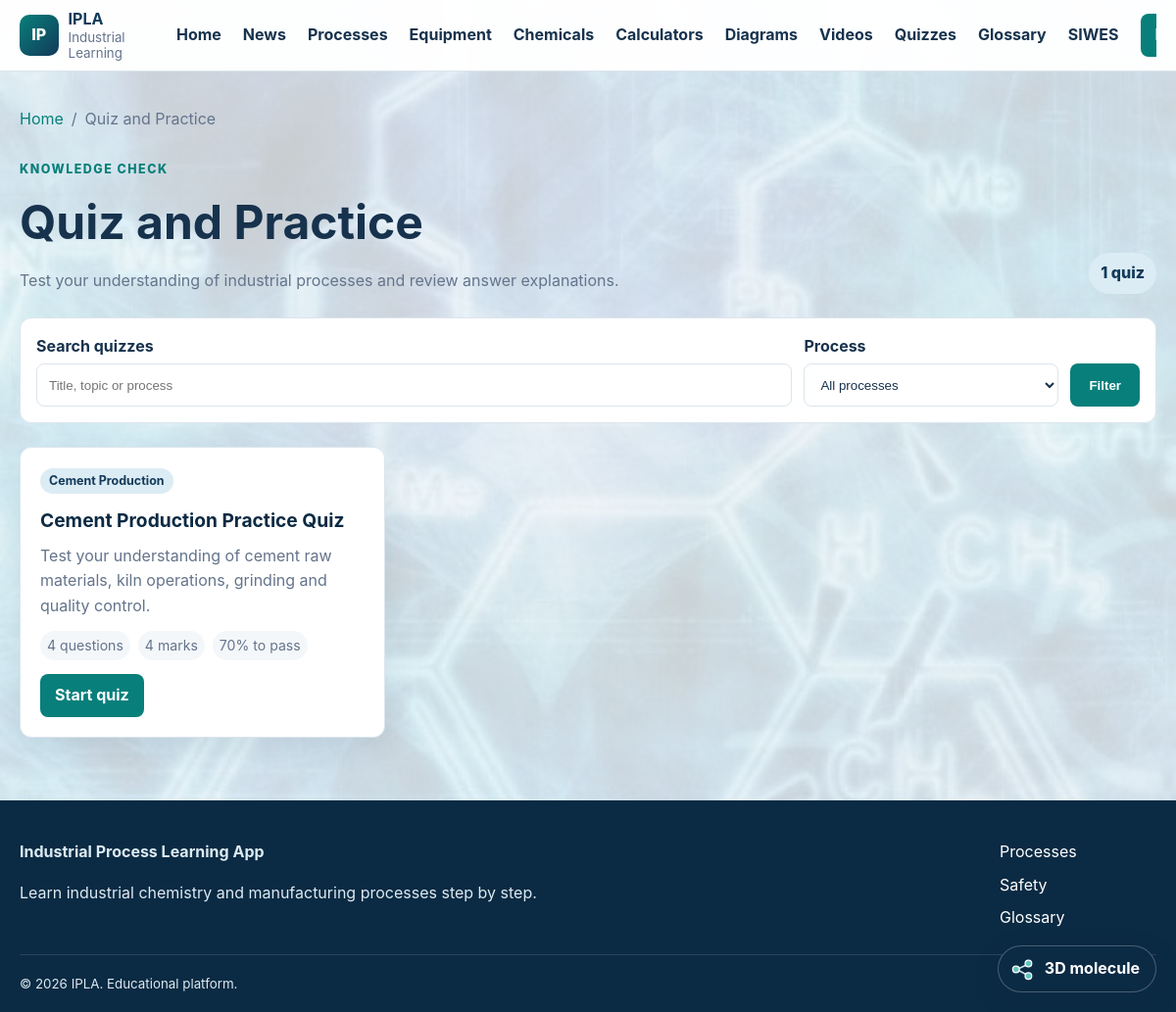
The app's page /quizzes/index.php with its own data.
### tables this page shows
CREATE TABLE quizzes (
    id BIGINT UNSIGNED AUTO_INCREMENT PRIMARY KEY,
    process_id BIGINT UNSIGNED NULL,
    title VARCHAR(180) NOT NULL,
    description TEXT NULL,
    passing_score INT UNSIGNED NOT NULL DEFAULT 50,
    status ENUM('draft','published') NOT NULL DEFAULT 'draft',
    created_at TIMESTAMP NOT NULL DEFAULT CURRENT_TIMESTAMP,
    CONSTRAINT fk_quizzes_process FOREIGN KEY (process_id) REFERENCES processes(id) ON DELETE SET NULL
);

CREATE TABLE processes (
    id BIGINT UNSIGNED AUTO_INCREMENT PRIMARY KEY,
    title VARCHAR(180) NOT NULL,
    slug VARCHAR(190) NOT NULL UNIQUE,
    category VARCHAR(100) NULL,
    short_description VARCHAR(255) NULL,
    description MEDIUMTEXT NULL,
    featured_image VARCHAR(255) NULL,
    status ENUM('draft','published') NOT NULL DEFAULT 'draft',
    created_by BIGINT UNSIGNED NULL,
    created_at TIMESTAMP NOT NULL DEFAULT CURRENT_TIMESTAMP,
    updated_at TIMESTAMP NOT NULL DEFAULT CURRENT_TIMESTAMP ON UPDATE CURRENT_TIMESTAMP,
    CONSTRAINT fk_processes_creator FOREIGN KEY (created_by) REFERENCES users(id) ON DELETE SET NULL
);

### config/functions.php (called while the page is built, shortened)
<?php
function e(?string $value): string
{
    return htmlspecialchars($value ?? '', ENT_QUOTES | ENT_SUBSTITUTE, 'UTF-8');
}
function url(string $path = ''): string
{
    $path = '/' . ltrim($path, '/');
    return IPLA_BASE_URL === '' ? $path : IPLA_BASE_URL . $path;
}

### quizzes/index.php (the view, shortened to what this page needs)
<?php
require_once dirname(__DIR__) . '/config/database.php';
require_once dirname(__DIR__) . '/config/functions.php';
$query = trim((string) ($_GET['q'] ?? ''));
$sql = 'SELECT q.*,p.title AS process_title,
               COUNT(DISTINCT qq.id) AS question_count,
               COALESCE(SUM(qq.marks),0) AS total_marks
        FROM quizzes q
        JOIN processes p ON p.id=q.process_id AND p.status="published"
        LEFT JOIN quiz_questions qq ON qq.quiz_id=q.id
        WHERE q.status="published"';
$parameters = [];
$sql .= ' GROUP BY q.id ORDER BY q.title ASC';
$statement = $pdo->prepare($sql);
$statement->execute($parameters);
$quizzes = $statement->fetchAll();
$attempts = [];
require dirname(__DIR__) . '/includes/header.php';
?>
<main id="main-content" class="container module-page">
    <nav class="breadcrumbs" aria-label="Breadcrumb">
        <a href="<?= e(url('/index.php')) ?>">Home</a><span aria-hidden="true">/</span>
        <span>Quiz and Practice</span>
    </nav>
    <header class="module-heading">
        <div>
            <span class="section-kicker">Knowledge check</span>
            <h1>Quiz and Practice</h1>
            <p>Test your understanding of industrial processes and review answer explanations.</p>
        </div>
        <span class="module-count"><?= count($quizzes) ?> quiz<?= count($quizzes) === 1 ? '' : 'zes' ?></span>
    </header>
    <form class="process-filter quiz-filter" method="get" action="<?= e(url('/quizzes/index.php')) ?>">
        <div>
            <label for="quiz-search">Search quizzes</label>
            <input class="form-control" id="quiz-search" name="q" type="search"
                   value="<?= e($query) ?>" placeholder="Title, topic or process">
        </div>
        <div>
            <label for="quiz-process">Process</label>
            <select class="form-control" id="quiz-process" name="process_id">
                <option value="">All processes</option>
            </select>
        </div>
        <button class="button button-primary" type="submit">Filter</button>
    </form>
    <?php if ($quizzes): ?>
        <div class="quiz-grid">
            <?php foreach ($quizzes as $quiz): ?>
                <?php $attempt = $attempts[(int) $quiz['id']] ?? null; ?>
                <article class="card quiz-card">
                    <div class="card-body">
                        <span class="badge"><?= e($quiz['process_title']) ?></span>
                        <h2><a href="<?= e(url('/quizzes/start.php?id=' . $quiz['id'])) ?>"><?= e($quiz['title']) ?></a></h2>
                        <p><?= e($quiz['description'] ?: 'Check your understanding with this practice quiz.') ?></p>
                        <div class="quiz-meta">
                            <span><?= e((string) $quiz['question_count']) ?> question<?= (int) $quiz['question_count'] === 1 ? '' : 's' ?></span>
                            <span><?= e((string) $quiz['total_marks']) ?> mark<?= (int) $quiz['total_marks'] === 1 ? '' : 's' ?></span>
                            <span><?= e((string) $quiz['passing_score']) ?>% to pass</span>
                        </div>
                        <a class="button button-primary button-small" href="<?= e(url('/quizzes/start.php?id=' . $quiz['id'])) ?>">
                            <?= $attempt ? 'Try again' : 'Start quiz' ?>
                        </a>
                    </div>
                </article>
            <?php endforeach; ?>
        </div>
    <?php endif; ?>
</main>
<?php require dirname(__DIR__) . '/includes/footer.php'; ?>

### assets/css/style.css (style rules this page uses)
:root { --navy: #123a5a; --navy-dark: #0b2a43; --teal: #087f7a; --orange: #e6a23c; --sky: #dcecf4; --ink: #17324d; --muted: #64748b; --surface: #ffffff; --background: #f4f7fa; --border: #dce5ec; --success: #1e7e34; --danger: #b42318; --shadow: 0 12px 32px rgba(18, 58, 90, 0.09); --radius: 12px; }
* { box-sizing: border-box; }
html { scroll-behavior: smooth; }
body { margin: 0; font-family: Inter, "Segoe UI", Arial, sans-serif; color: var(--ink); background-color: var(--background); background-image: linear-gradient(rgba(244,247,250,.82), rgba(244,247,250,.82)), var(--page-background-image, url("../images/industrial-chemistry-background.svg")); background-position: center top; background-repeat: no-repeat; background-size: cover; background-attachment: fixed; line-height: 1.6; }
.page-background-4 { --page-background-image: url("../../images/f.jpeg"); }
a { color: var(--teal); text-decoration: none; }
.container { width: min(1160px, calc(100% - 32px)); margin-inline: auto; }

### assets/css/components.css (style rules this page uses)
.button { display: inline-flex; align-items: center; justify-content: center; min-height: 44px; padding: 10px 18px; border-radius: 8px; border: 1px solid transparent; font-weight: 750; cursor: pointer; }
.button-primary { color: white !important; background: var(--teal); }
.button-small { min-height: 38px; padding: 7px 14px; }
.card { border: 1px solid var(--border); border-radius: var(--radius); background: var(--surface); box-shadow: var(--shadow); }
.card-body { padding: 20px; }
.badge { display: inline-block; padding: 3px 9px; border-radius: 999px; color: var(--navy); background: var(--sky); font-size: .78rem; font-weight: 750; }
.form-control { width: 100%; min-height: 44px; padding: 9px 12px; border: 1px solid var(--border); border-radius: 8px; color: var(--ink); background: white; }
.hero-kicker, .section-kicker { text-transform: uppercase; letter-spacing: .12em; font-size: .78rem; font-weight: 800; }
.section-kicker { color: var(--teal); }
.breadcrumbs { display: flex; flex-wrap: wrap; gap: 8px; margin-bottom: 24px; color: var(--muted); }
.breadcrumbs a { color: var(--teal); }
.module-heading { display: flex; align-items: end; justify-content: space-between; gap: 20px; margin-bottom: 24px; }
.module-heading h1 { margin: 5px 0 8px; font-size: clamp(2rem, 4vw, 3rem); }
.module-heading p { margin: 0; color: var(--muted); }
.module-count { padding: 8px 12px; border-radius: 999px; color: var(--navy); background: var(--sky); font-weight: 800; white-space: nowrap; }
.process-filter { display: grid; grid-template-columns: minmax(0,1fr) 220px auto; align-items: end; gap: 12px; margin-bottom: 24px; padding: 16px; border: 1px solid var(--border); border-radius: var(--radius); background: white; }
.process-filter label { display: block; margin-bottom: 5px; font-weight: 750; }
.module-page { padding-top: 36px; }
.quiz-filter { grid-template-columns: minmax(0,1fr) 260px auto; }
.quiz-grid { display: grid; grid-template-columns: repeat(3,minmax(0,1fr)); gap: 20px; }
.quiz-card h2 { margin: 12px 0 8px; font-size: 1.2rem; }
.quiz-card h2 a { color: var(--navy-dark); }
.quiz-card p { min-height: 48px; margin: 0 0 12px; color: var(--muted); }
.quiz-meta { display: flex; flex-wrap: wrap; gap: 8px; margin-bottom: 14px; color: var(--muted); font-size: .88rem; }
.quiz-meta span { padding: 4px 7px; border-radius: 999px; background: var(--background); }

### assets/css/responsive-improvements.css (style rules this page uses)
:root { --tap-target: 44px; }
html, body { max-width: 100%; overflow-x: hidden; }
body { -webkit-text-size-adjust: 100%; }
main, .admin-content, .process-content, .equipment-content, .calculator-layout, .profile-layout, .certificates-page, .search-page { min-width: 0; }
textarea, select, input, button { max-width: 100%; }
.button, .nav-toggle, .admin-actions button, .admin-actions select { min-height: var(--tap-target); }
.search-bar, .process-filter, .diagram-filter, .equipment-filter, .video-filter, .quiz-filter, .glossary-filter, .news-filter, .bookmark-filter, .certificate-verification-row { width: 100%; }

### records on screen
quizzes: process.title "Cement Production", title "Cement Production Practice Quiz", description "Test your understanding of cement raw materials, kiln operations, grinding and quality control.", question_count "4", total_marks "4", passing_score "70"

### other values on screen
IPLA_APP_SHORT_NAME "IPLA"
count($quizzes) "1"
IPLA_APP_NAME "Industrial Process Learning App"
